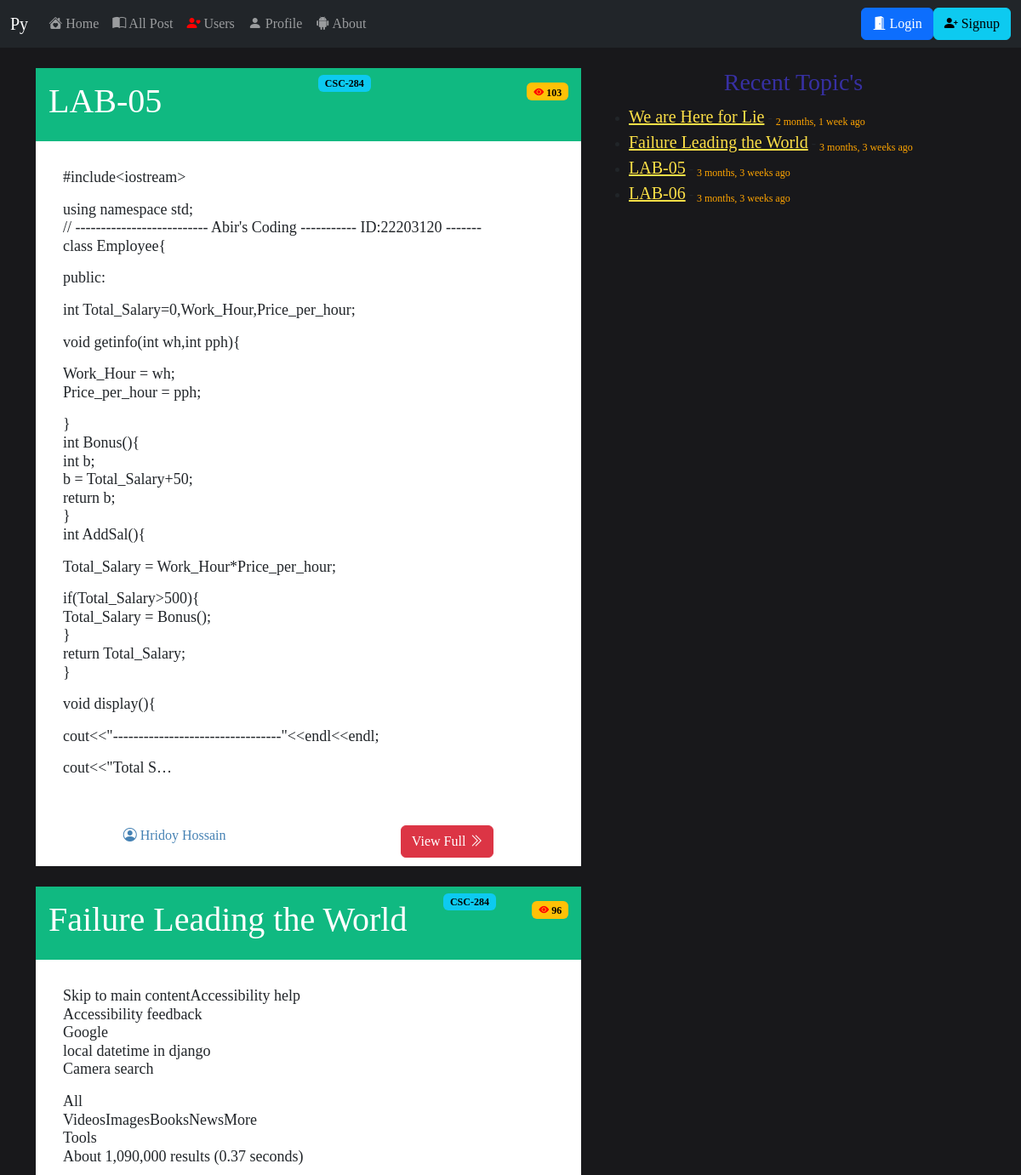
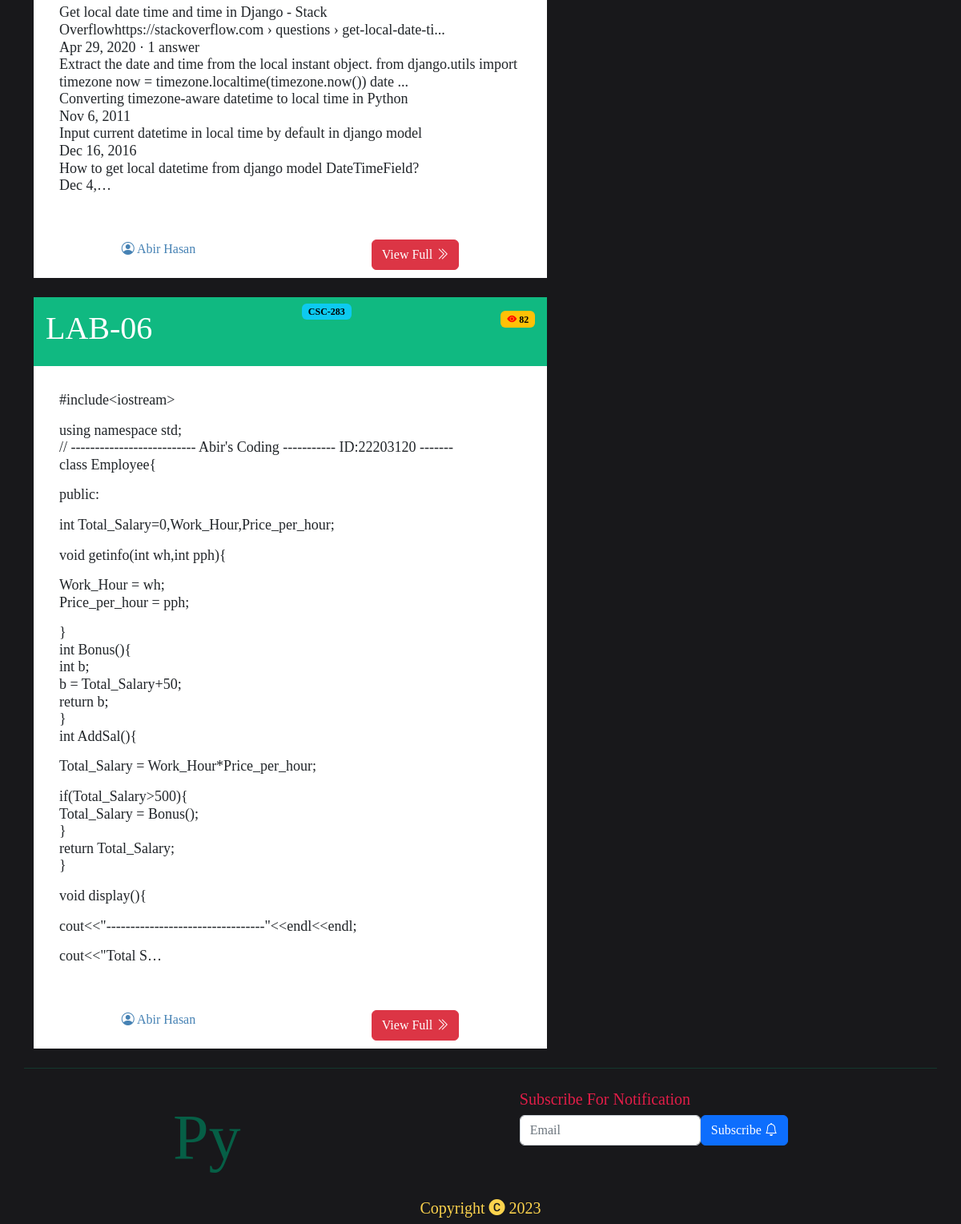
The page / on the database its author committed (2 pictures, top to bottom).
### kobita/models.py (models this page shows, shortened)
class Post(models.Model):
    title = models.CharField(max_length=100)
    operator = models.CharField(max_length=100)
    tag = models.CharField(max_length=100)
    view = models.IntegerField(default=0)
    detail = models.TextField(max_length=100000)
    created_at = models.DateTimeField(datetime.datetime.now())

### kishor/views.py (the view)
# urls.py: path('',home,name="Home"),
def home(request):
    myip = IP(request)
    data = Post.objects.all().order_by('-view')[:3]
    data2 = Post.objects.all().order_by('-id')[:100]
    if request.method=='POST':
        data3 = subscription(request.POST)
        mail = request.POST["email"]
        ip = request.POST["ip"]
        object = subscription(email=mail,ip=ip)
        already_has = subscription.objects.all().filter(email=mail).exists()
        if already_has:
            messages.warning(request,"Sorry, already subscribed")
        else:
            if mail_checker(mail):
                object.save()
                messages.success(request,"Subscription Done")
            else:
                messages.warning(request, "Invalid Mail")
            return redirect('Home')
    else:
        data3 = subscription()
    context = {
        'data':data,
        'data2':data2,
        'myip':myip
    }
    return render(request,'index.html',context)

### kishor/views.py (called while the page is built)
def IP(request):
    get_ip = request.META.get("HTTP_X_FORWARDED_FOR")
    if get_ip is not None:
        ip = get_ip.split(',')[0]
    else:
        ip = request.META.get("REMOTE_ADDR")
    return ip

### templates/index.html (shortened to what this page needs)
<!DOCTYPE html>
{% load static %}
{% load humanize %}
<html>
    <head>
        <link rel="stylesheet" href="https://cdn.jsdelivr.net/npm/bootstrap@5.2.3/dist/css/bootstrap.min.css">
        <link rel="stylesheet" href="https://cdn.jsdelivr.net/npm/bootstrap-icons@1.10.3/font/bootstrap-icons.css">
    </head>
    <body>
    <nav class="navbar navbar-expand-lg navbar-dark bg-dark">
  <div class="container-fluid">
    <a class="navbar-brand" href="/">Py</a>
    <div class="collapse navbar-collapse" id="navbarSupportedContent">
      <ul class="navbar-nav me-auto mb-2 mb-lg-0">
        <li class="nav-item">
          <a class="nav-link" aria-current="page" href="/"><i class="bi bi-house-heart-fill"></i> Home</a>
        </li>
        <li class="nav-item">
            <a class="nav-link" href="/all-post/"><i class="bi bi-book-half"></i>  All Post</a>
        </li>
        <li class="nav-item">
          <a class="nav-link" href="/users/"><i style="color:red;" class="bi bi-person-heart"></i>  Users</a>
        </li>
        <li class="nav-item">
<a class="nav-link" {% if request.user.is_authenticated %}
                href="/profile/{{request.user.username}}"
                {% else %}
                href="/authentication/login/"
                {% endif %} ><i class="bi bi-person-fill"></i>  Profile</a>
        </li>
        <li class="nav-item">
          <a class="nav-link" href="/about/"><i class="bi bi-android2"></i> About</a>
        </li>
      </ul>
      <form class="d-flex" role="search">
        {% if request.user.is_authenticated %}
             <a role="button" class="btn btn-danger" href="/authentication/logout/"><i class="bi bi-box-arrow-right"></i>  Logout</a>
        {% else %}
            <a role="button" class="btn btn-primary" href="/authentication/login/"><i class="bi bi-door-open-fill"></i> Login</a>
            <a  role="button" class="btn btn-info" href="/authentication/signup/"><i class="bi bi-person-plus-fill"></i> Signup</a>
        {% endif %}
      </form>
    </div>
  </div>
</nav>
    <div class="container">
        <br>
    {% block body %}
        <div class="row">
            <div class="col-sm-7" id="content">
            {% for obj in data %}
               <div class="d-flex justify-content-between" id="headers">
                    <div class="title">
                        <h1 style="color:white;"> {{obj.title}} </h1>
                    </div class="tag">
                    <div>
                        <span class="badge text-bg-info">{{obj.tag}}</span>
                    </div>
                    <div class="icon">
                        <span class="badge text-bg-warning"><i class="bi bi-eye-fill"> </i> {{obj.view}}</span>
                    </div>
               </div>
               <div class="x">
                <h1 style="font-size:18px;">{{obj.detail|truncatechars:700|linebreaks}}</h1>
                <div class="d-flex justify-content-around" id="footers">
                <div>
                    <span style="color:steelblue;"> <i class="bi bi-person-circle"></i> {{obj.operator}}</span>
                </div>
                <div style="padding-bottom:10px;">
                    <a class="btn btn-danger" role="button" href="/post/{{obj.title}}/">View Full <i class="bi bi-chevron-double-right"></i> </a>
                </div>
               </div>
               </div>
               <br/>
               {% endfor %}
            </div>
            <div class="col-sm-5">
                <div>
                    <div  class="d-flex justify-content-center">
                        <h3 style="color:#3730a3;">Recent Topic's</h3>
                    </div>
                    <div class="list">
                        <ul>
                            {% for recent in data2 %}
                            <li><a href="/post/{{recent.title}}/">{{recent.title}}</a> - <sub style="color:orange;">{{recent.created_at|naturaltime}}</sub></li>
                            {% endfor %}
                        </ul>
                    </div>
                </div>
            </div>
        </div>
        <div class="row">
    <hr style="color:#059669;padding:5px;">
                <div class="d-flex justify-content-around">
                    <p id="py">Py</p>
                    <div>
                        <h5 style="color:#e11d48;">Subscribe For Notification</h5>
                        <form method="post">
                            <div class="d-flex justify-content-between">
                                <div>
                                <input class="form-control" type="email" name="email" placeholder="Email" required>
                            </div>
                            <div>
                                <button type="submit" class="btn btn-primary">Subscribe  <i class="bi bi-bell"></i></button>
                            </div>
                            </div>
                        </form>
                    </div>
                </div>
    </div>
    {% endblock body %}
    <div class="row">
            <h5 style="text-align:center;color:#fcd34d;">Copyright <i class="bi bi-c-circle-fill"></i> 2023</h5>
    </div>
    </div>
    </body>
</html>

### templates/index.html (style rules this page uses)
* { margin: 0px; padding: 0px; }
body { background: #18181b; font-family: serif; user-select:none; }
#py { font-size:5rem; color:#065f46; }
.list ul li a { text-decoration:underline; color:#fde047; font-size:20px; }
.icon i { color:red; }
#headers { background:#10b981; padding:5px; }
.tag,.title,.icon { padding:10px; }
.x { background:white; }
.x h1 { padding:5%; }

### rows shown on the page
Post: title "LAB-05", tag "CSC-284", view "103", detail "#include<iostream> using namespace std; // -------------------------- Abir's Coding ----------- ID:22203120 ------- class Employee{ public: int Total_Salary=0,Work_Hour,Price_per_hour; void getinfo(int wh,int pph){ Work_Hour = wh; Price_per_hour = pph; } int Bonus(){ int b; b = Total_Salary+50; return b; } int AddSal(){ Total_Salary = Work_Hour*Price_per_hour; if(Total_Salary>500){ Total_Salary = Bonus(); } return Total_Salary; } void display(){ cout<<\"---------------------------------\"<<endl<<endl; cout<<\"Total S…", operator "Hridoy Hossain", created_at "3 months, 3 weeks ago"
Post: title "Failure Leading the World", tag "CSC-284", view "96", detail "Skip to main contentAccessibility help Accessibility feedback Google local datetime in django Camera search All VideosImagesBooksNewsMore Tools About 1,090,000 results (0.37 seconds) Get local date time and time in Django - Stack Overflowhttps://stackoverflow.com › questions › get-local-date-ti... Apr 29, 2020 · 1 answer Extract the date and time from the local instant object. from django.utils import timezone now = timezone.localtime(timezone.now()) date ... Converting timezone-aware datetime to local time in Python Nov 6, 2011 Input current datetime in local time by default in django model Dec 16, 2016 How to get local datetime from django model DateTimeField? Dec 4,…", operator "Abir Hasan", created_at "3 months, 3 weeks ago"
Post: title "LAB-06", tag "CSC-283", view "82", detail "#include<iostream> using namespace std; // -------------------------- Abir's Coding ----------- ID:22203120 ------- class Employee{ public: int Total_Salary=0,Work_Hour,Price_per_hour; void getinfo(int wh,int pph){ Work_Hour = wh; Price_per_hour = pph; } int Bonus(){ int b; b = Total_Salary+50; return b; } int AddSal(){ Total_Salary = Work_Hour*Price_per_hour; if(Total_Salary>500){ Total_Salary = Bonus(); } return Total_Salary; } void display(){ cout<<\"---------------------------------\"<<endl<<endl; cout<<\"Total S…", operator "Abir Hasan", created_at "3 months, 3 weeks ago"
Post: title "We are Here for Lie", created_at "2 months, 1 week ago"
